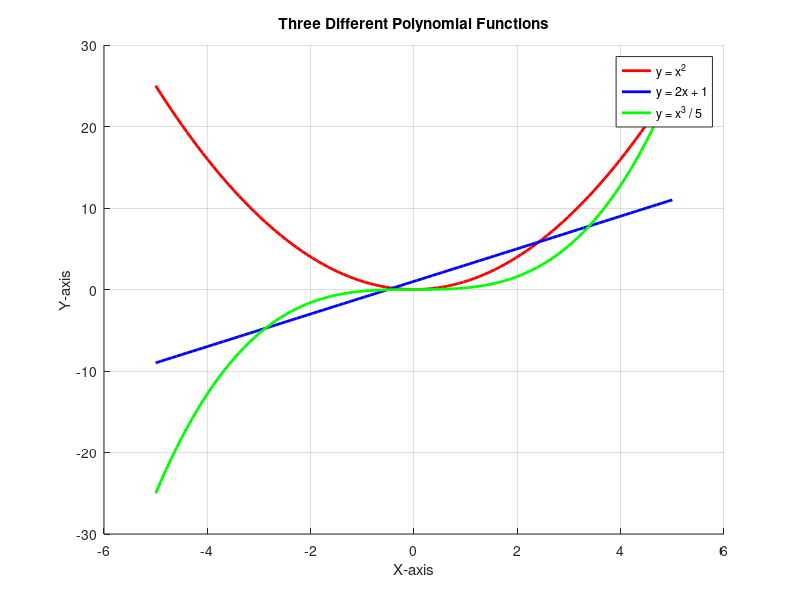

Here is the MATLAB script that generated this plot:
% Create x values
x = linspace(-5, 5, 100);

% Create y values for three different lines
y1 = x.^2;           % Quadratic function
y2 = 2*x + 1;        % Linear function
y3 = x.^3 / 5;       % Cubic function

% Create the plot
figure; % Open a new figure window
hold on; % Allow multiple plots on the same figure

% Plot the three lines with different colors
plot(x, y1, 'r-', 'LineWidth', 2); % Red line
plot(x, y2, 'b-', 'LineWidth', 2); % Blue line
plot(x, y3, 'g-', 'LineWidth', 2); % Green line

% Add labels and title
xlabel('X-axis');
ylabel('Y-axis');
title('Three Different Polynomial Functions');

% Add a legend
legend('y = x^2', 'y = 2x + 1', 'y = x^3 / 5');

% Release the plot hold
hold off;

% Display the grid
grid on;